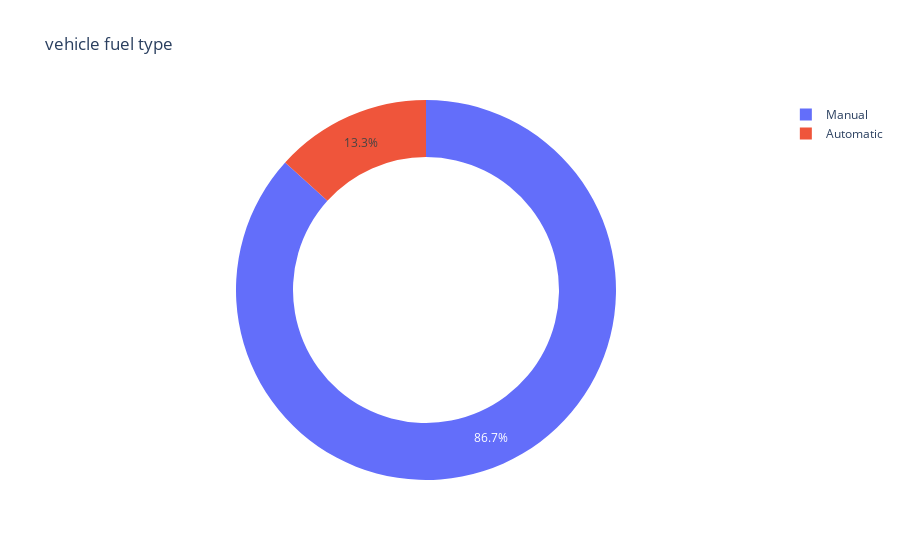

Source (notebook cell):
### Markdown cell above
5. which type of transmission used by most of the vehicle ?

### Code cell
px.pie(data_frame = dataset ,names = dataset.Transmission.value_counts().index,values = dataset.Transmission.value_counts().values,
      title = "vehicle fuel type " ,hole = 0.7
      )

### Figure 1 — Plotly figure (JSON) as saved in the notebook; plotly's stock layout.template omitted (floating-point values rounded to 4 significant figures)
{"data": [{"domain": {"x": [0, 1], "y": [0, 1]}, "hole": 0.7, "hovertemplate": "label=%{label}<br>value=%{value}<extra></extra>", "labels": ["Manual", "Automatic"], "legendgroup": "", "name": "", "showlegend": true, "type": "pie", "values": [261, 40]}], "layout": {"legend": {"tracegroupgap": 0}, "title": {"text": "vehicle fuel type "}}}
